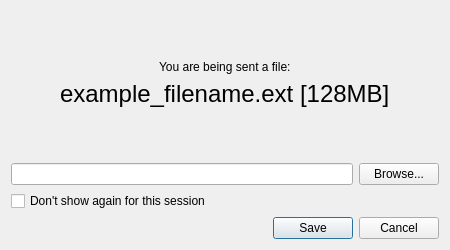
<?xml version="1.0" encoding="UTF-8"?>
<ui version="4.0">
 <class>Dialog</class>
 <widget class="QDialog" name="Dialog">
  <property name="geometry">
   <rect>
    <x>0</x>
    <y>0</y>
    <width>450</width>
    <height>250</height>
   </rect>
  </property>
  <property name="windowTitle">
   <string>Save To</string>
  </property>
  <layout class="QVBoxLayout" name="verticalLayout">
   <item>
    <spacer name="verticalSpacer">
     <property name="orientation">
      <enum>Qt::Vertical</enum>
     </property>
     <property name="sizeHint" stdset="0">
      <size>
       <width>20</width>
       <height>33</height>
      </size>
     </property>
    </spacer>
   </item>
   <item alignment="Qt::AlignHCenter">
    <widget class="QLabel" name="label">
     <property name="text">
      <string>You are being sent a file:</string>
     </property>
    </widget>
   </item>
   <item alignment="Qt::AlignHCenter">
    <widget class="QLabel" name="filename_label">
     <property name="styleSheet">
      <string notr="true">font-size: 18pt</string>
     </property>
     <property name="text">
      <string>example_filename.ext [128MB]</string>
     </property>
    </widget>
   </item>
   <item>
    <spacer name="verticalSpacer_2">
     <property name="orientation">
      <enum>Qt::Vertical</enum>
     </property>
     <property name="sizeHint" stdset="0">
      <size>
       <width>20</width>
       <height>40</height>
      </size>
     </property>
    </spacer>
   </item>
   <item>
    <layout class="QHBoxLayout" name="horizontalLayout">
     <item>
      <widget class="QLineEdit" name="destination_edit">
       <property name="readOnly">
        <bool>true</bool>
       </property>
      </widget>
     </item>
     <item>
      <widget class="QPushButton" name="browse_button">
       <property name="text">
        <string>Browse...</string>
       </property>
      </widget>
     </item>
    </layout>
   </item>
   <item>
    <widget class="QCheckBox" name="remember_checkbox">
     <property name="text">
      <string>Don't show again for this session</string>
     </property>
    </widget>
   </item>
   <item>
    <widget class="QDialogButtonBox" name="button_box">
     <property name="standardButtons">
      <set>QDialogButtonBox::Cancel|QDialogButtonBox::Save</set>
     </property>
    </widget>
   </item>
  </layout>
 </widget>
 <resources/>
 <connections/>
</ui>
